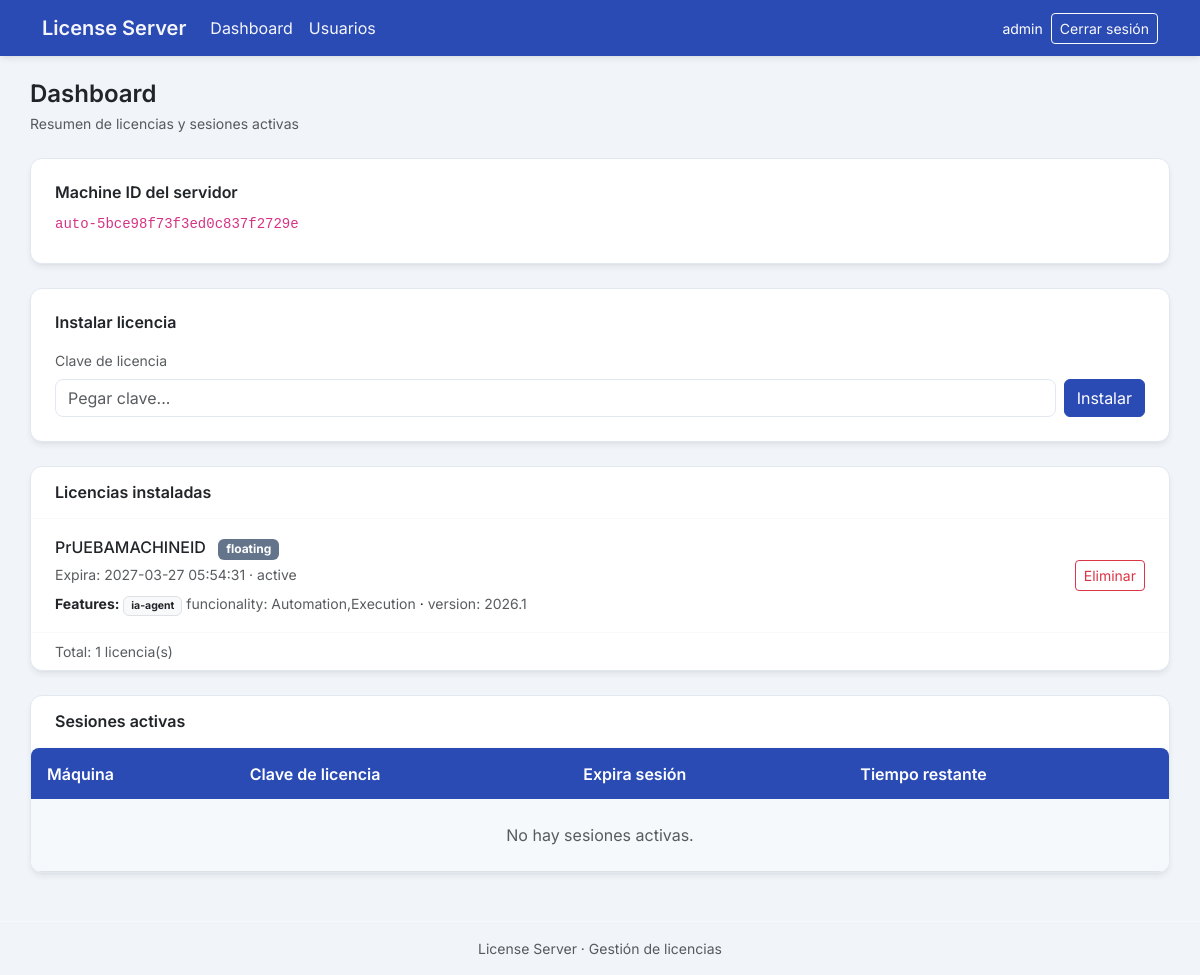
The app's page /dashboard (signed in) with its own data.
### app/models/user.py (models this page shows)
class User(Base):
    __tablename__ = "users"
    id = Column(Integer, primary_key=True, index=True)
    username = Column(String, unique=True, nullable=False, index=True)
    email = Column(String, unique=True, nullable=False, index=True)
    password_hash = Column(String, nullable=False)
    is_active = Column(Boolean, default=True)
    is_verified = Column(Boolean, default=False)
    created_at = Column(DateTime, default=datetime.utcnow)
    last_login = Column(DateTime, nullable=True)
    role_id = Column(Integer, ForeignKey("roles.id"))
    role = relationship("Role")

### app/models/license.py (models this page shows)
class InstalledLicense(Base):
    __tablename__ = "installed_licenses"
    license_key = Column(String, primary_key=True)
    company = Column(String)
    license_type = Column(String)  # machine | floating
    max_activations = Column(Integer)
    machine_lock = Column(String, nullable=True)
    expires_at = Column(DateTime)
    status = Column(String)
    features = Column(String, default=DEFAULT_FEATURES, nullable=False)
    created_at = Column(DateTime, default=datetime.utcnow)

### app/routes/web.py (the view)
@router.get("/", response_class=HTMLResponse)
@router.get("/dashboard", response_class=HTMLResponse)
def dashboard(
    request: Request,
    user: User = Depends(get_current_user),
    db: Session = Depends(get_db)
):
    cleanup_sessions(db)
    licenses = db.query(InstalledLicense).order_by(InstalledLicense.expires_at.desc()).all()
    licenses_with_features = [(lic, _parse_features_display(lic.features)) for lic in licenses]
    sessions = db.query(ActiveSession).all()
    now = datetime.utcnow()
    sessions_with_remaining = []
    for s in sessions:
        remaining = 0
        if s.expires_at:
            delta = (s.expires_at - now).total_seconds()
            remaining = max(0, int(delta))
        sessions_with_remaining.append((s, remaining))
    csrf_token = generate_csrf()
    forbidden = request.query_params.get("forbidden") == "1"
    installed = request.query_params.get("installed") == "1"
    install_error = allowlist_install_error(request.query_params.get("error"))
    server_machine_id, server_machine_id_source = get_server_machine_id_info()
    response = templates.TemplateResponse(
        request=request,
        name="dashboard.html",
        context={
            "request": request,
            "user": user,
            "licenses": list(licenses),
            "licenses_with_features": licenses_with_features,
            "sessions": sessions,
            "sessions_with_remaining": sessions_with_remaining,
            "csrf_token": csrf_token,
            "forbidden": forbidden,
            "installed": installed,
            "install_error": install_error,
            "server_machine_id": server_machine_id,
            "server_machine_id_source": server_machine_id_source,
        }
    )
    response.set_cookie(
        key="csrf_token",
        value=csrf_token,
        path="/",
        httponly=True,
        samesite="lax"
    )
    return response

### app/templates/dashboard.html (shortened to what this page needs)
{% extends "base.html" %}
{% block content %}
<header class="mb-4 animate-in">
    <h1 class="h4 fw-semibold text-dark mb-1">Dashboard</h1>
    <p class="text-muted small mb-0">Resumen de licencias y sesiones activas</p>
</header>
<section class="card card-theme p-3 p-md-4 mb-4 animate-in animate-in-delay-1">
    <h2 class="h6 fw-semibold text-dark mb-2">Machine ID del servidor</h2>
    <p class="mb-1"><code class="small">{{ server_machine_id }}</code></p>
</section>
{% if user and user.role and user.role.name == "admin" %}
<section class="card card-theme p-3 p-md-4 mb-4 animate-in animate-in-delay-2">
    <h2 class="h6 fw-semibold text-dark mb-3">Instalar licencia</h2>
    <form method="post" action="/api/license/install-from-string" class="row g-2 align-items-end">
        <div class="col-12 col-md">
            <label for="license_key_install" class="form-label small text-muted">Clave de licencia</label>
            <input type="text" class="form-control" id="license_key_install" name="license_key_install" placeholder="Pegar clave...">
        </div>
        <div class="col-12 col-md-auto">
            <button type="submit" class="btn btn-primary-theme btn-primary w-100 w-md-auto">Instalar</button>
        </div>
    </form>
</section>
{% endif %}
<section class="card card-theme overflow-hidden mb-4 animate-in animate-in-delay-2">
    <div class="card-header bg-transparent border-bottom border-light px-3 px-md-4 py-3">
        <h2 class="h6 fw-semibold text-dark mb-0">Licencias instaladas</h2>
    </div>
    <div class="card-body p-0">
        {% if licenses_with_features %}
        <div class="list-group list-group-flush">
            {% for lic, features_list in licenses_with_features %}
            <div class="list-group-item list-group-item-action d-flex flex-wrap align-items-center justify-content-between gap-2 py-3 px-3 px-md-4">
                <div class="flex-grow-1">
                    <span class="fw-medium text-dark">{{ lic.company }}</span>
                    <span class="badge bg-secondary-theme badge-secondary-theme ms-2">{{ lic.license_type }}</span>
                    <span class="d-block small text-muted mt-1">Expira: {{ lic.expires_at }} &middot; {{ lic.status }}</span>
                    {% if features_list %}
                    <div class="d-block small mt-1">
                        <strong>Features:</strong>
                        {% for f in features_list %}
                        <span class="d-inline-block me-2 mt-1">
                            <span class="badge bg-light text-dark border">{{ f.tool }}</span>
                            {% for key, val in f.attrs.items() %}
                            <span class="text-muted">{{ key }}: {{ val }}</span>{% if not loop.last %} · {% endif %}
                            {% endfor %}
                        </span>
                        {% endfor %}
                    </div>
                    {% endif %}
                </div>
                {% if user and user.role and user.role.name == "admin" %}
                <form method="post" action="/admin/delete-license/{{ lic.license_key }}" class="d-inline" onsubmit="return confirm('¿Eliminar esta licencia?');">
                    <button type="submit" class="btn btn-sm btn-outline-danger">Eliminar</button>
                </form>
                {% endif %}
            </div>
            {% endfor %}
        </div>
        <div class="card-footer bg-transparent border-top border-light px-3 px-md-4 py-2 small text-muted">
            Total: {{ licenses_with_features|length }} licencia(s)
        </div>
        {% else %}
        <p class="text-muted text-center py-4 mb-0">No hay licencias instaladas.</p>
        {% endif %}
    </div>
</section>
<section class="card card-theme overflow-hidden animate-in animate-in-delay-3">
    <div class="card-header bg-transparent border-bottom border-light px-3 px-md-4 py-3">
        <div class="d-flex align-items-center justify-content-between gap-2">
            <h2 class="h6 fw-semibold text-dark mb-0 mb-md-0">Sesiones activas</h2>
        </div>
    </div>
    <div class="table-responsive">
        <table class="table table-theme table-striped align-middle mb-0">
            <thead>
                <tr>
                    <th>Máquina</th>
                    <th>Clave de licencia</th>
                    <th>Expira sesión</th>
                    <th>Tiempo restante</th>
                </tr>
            </thead>
            <tbody>
                {% for s, remaining_seconds in sessions_with_remaining %}
                <tr>
                    <td><code class="small">{{ s.machine_id }}</code></td>
                    <td><code class="small">{{ s.license_key }}</code></td>
                    <td class="small text-muted">{{ s.expires_at.strftime('%d/%m/%Y %H:%M') if s.expires_at else '—' }}</td>
                    <td class="small">
                        {% if remaining_seconds >= 3600 %}
                        {{ (remaining_seconds // 3600) }} h {{ ((remaining_seconds % 3600) // 60) }} min
                        {% elif remaining_seconds >= 60 %}
                        {{ (remaining_seconds // 60) }} min
                        {% elif remaining_seconds > 0 %}
                        &lt; 1 min
                        {% else %}
                        —
                        {% endif %}
                    </td>
                </tr>
                {% else %}
                <tr>
                    <td colspan="4" class="text-center text-muted py-4">No hay sesiones activas.</td>
                </tr>
                {% endfor %}
            </tbody>
        </table>
    </div>
</section>
{% endblock %}

### app/templates/base.html (shortened to what this page needs)
<!DOCTYPE html>
<html lang="es">
<head>
    <link href="https://cdn.jsdelivr.net/npm/bootstrap@5.3.2/dist/css/bootstrap.min.css" rel="stylesheet">
    <link href="/static/css/theme.css" rel="stylesheet">
</head>
<body>
    {% include "components/menu.html" %}
    <main class="container app-content">
        {% block content %}
        {% endblock %}
    </main>
    {% include "components/footer.html" %}
</body>
</html>

### app/templates/components/menu.html (shortened to what this page needs)
<nav class="navbar navbar-expand-lg navbar-dark navbar-theme">
    <div class="container">
        <a class="navbar-brand fw-semibold" href="/">License Server</a>
        <div class="collapse navbar-collapse" id="navbarMain">
            <ul class="navbar-nav me-auto">
                <li class="nav-item">
                    <a class="nav-link" href="/dashboard">Dashboard</a>
                </li>
                {% if user and user.role and user.role.name == "admin" %}
                <li class="nav-item">
                    <a class="nav-link" href="/users/config">Usuarios</a>
                </li>
                {% endif %}
            </ul>
            <div class="d-flex align-items-center gap-2">
                {% if user %}
                <span class="navbar-text text-white opacity-90 small">{{ user.username }}</span>
                <a href="/logout" class="btn btn-outline-light btn-sm">Cerrar sesión</a>
                {% endif %}
            </div>
        </div>
    </div>
</nav>

### app/templates/components/footer.html
<footer class="py-3 mt-auto border-top border-light">
    <div class="container">
        <p class="text-muted small mb-0 text-center">License Server &middot; Gestión de licencias</p>
    </div>
</footer>

### app/static/css/theme.css (style rules this page uses)
:root { --primary: #2a4ab4; --primary-dark: #324e9b; --primary-light: #3b82f6; --secondary: #0f766e; --secondary-light: #14b8a6; --bg-page: #f1f5f9; --bg-card: #ffffff; --text: #1e293b; --text-muted: #64748b; --border: #e2e8f0; --success: #059669; --danger: #dc2626; --warning: #d97706; --shadow-sm: 0 1px 2px rgba(30, 41, 59, 0.05); --shadow: 0 4px 6px -1px rgba(30, 41, 59, 0.08), 0 2px 4px -2px rgba(30, 41, 59, 0.06); --shadow-hover: 0 10px 15px -3px rgba(30, 41, 59, 0.08), 0 4px 6px -4px rgba(30, 41, 59, 0.06); --radius: 8px; --radius-lg: 12px; --transition: 0.2s ease; }
body { background-color: var(--bg-page); color: var(--text); font-family: "Inter", system-ui, -apple-system, sans-serif; min-height: 100vh; }
.animate-in { animation: fadeInUp 0.4s ease forwards; }
.animate-in-delay-1 { animation-delay: 0.05s; opacity: 0; }
.animate-in-delay-2 { animation-delay: 0.1s; opacity: 0; }
.animate-in-delay-3 { animation-delay: 0.15s; opacity: 0; }
.app-content { padding: 1.5rem 0 3rem; min-height: calc(100vh - 120px); }
.card-theme { background: var(--bg-card); border: 1px solid var(--border); border-radius: var(--radius-lg); box-shadow: var(--shadow); transition: box-shadow var(--transition), border-color var(--transition); }
.btn-primary-theme { background: var(--primary); border-color: var(--primary); color: #fff; transition: background var(--transition), transform 0.15s ease, box-shadow var(--transition); }
.table-theme { --bs-table-bg: var(--bg-card); --bs-table-striped-bg: rgba(241, 245, 249, 0.6); --bs-table-hover-bg: rgba(30, 64, 175, 0.04); border-radius: var(--radius); overflow: hidden; }
.table-theme thead th { background: var(--primary) !important; color: #fff !important; border: none; font-weight: 600; padding: 0.85rem 1rem; }
.table-theme tbody tr { transition: background var(--transition); }
.form-control, .form-select { border-radius: var(--radius); border-color: var(--border); transition: border-color var(--transition), box-shadow var(--transition); }
.badge-secondary-theme { background: var(--text-muted); }
.navbar-theme { background: var(--primary) !important; box-shadow: var(--shadow); }
.navbar-theme .navbar-brand, .navbar-theme .nav-link { color: rgba(255, 255, 255, 0.95) !important; transition: color var(--transition); }

### records on screen
User: username "admin"
InstalledLicense: company "PrUEBAMACHINEID", license_type "floating", expires_at "2027-03-27 05:54:31", status "active", tool "ia-agent", attrs "funcionality" "version", attrs "Automation,Execution" "2026.1"

### other values on screen
{{ server_machine_id }} "auto-5bce98f73f3ed0c837f2729e"
{{ licenses_with_features|length }} "1"
